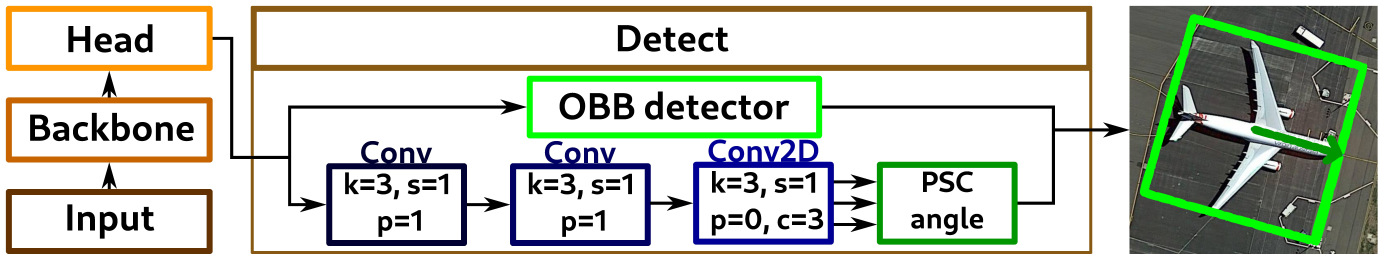
#> input picture assets/arch_horz_simplified3_withimage.jpg, 11102 x 2079 px (shown at 1/8 size)
$ python -i utils.py   (imports and definitions only)
#> lines starting #> are read from the running program, lines starting #| are printed output that depends on the picture; after the words box and inside, x2 and y2 are one past the last pixel; in counts of white or black regions, pixels touching at a corner belong together
#> further down, picture is the input picture: shape (2079, 11102, 3); mean B, G, R 187.1, 199.2, 194.3
"""
This file contains many useful function. They are either used multiple times, or general enough to be written here.
The purpose is that if a function is used in multiple places, it does not have to be implemented in each script separately, but only once here.
Furthermore, if a bug is found in the function, it has to be corrected only once, and not at each occurence.
In a few cases, function repeat over various scripts, this usually means, that each one of them has a minor but unique differences,
 and it is a TODO to create a general version, that works for each script.
Some function, and their features might not be fully tested.
"""

import numpy as np
import math
import cv2
from skimage.exposure import match_histograms
import random


# [75 lines left out: functions augment_ellipse, get_ellipse_params, get_ellipse_params_mask, list_points, not called in this run]

def get_green_mask(img):
    '''
    Get the mask of green pixels
    '''
    Lab = cv2.cvtColor(img, cv2.COLOR_BGR2LAB)
#> Lab: shape (2079, 11102, 3); mean of channels 0, 1, 2 201, 126.9, 133.2
    a_channel = Lab[:,:,1]
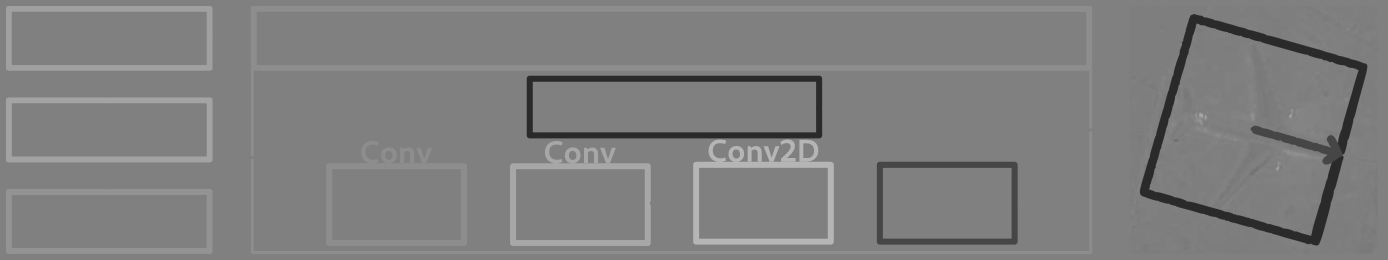
#> a_channel: shape (2079, 11102) (shown at 1/8 size); min 42, max 187, mean 126.9
    green_mask = cv2.threshold(a_channel,127,255,cv2.THRESH_BINARY_INV+cv2.THRESH_OTSU)[1]
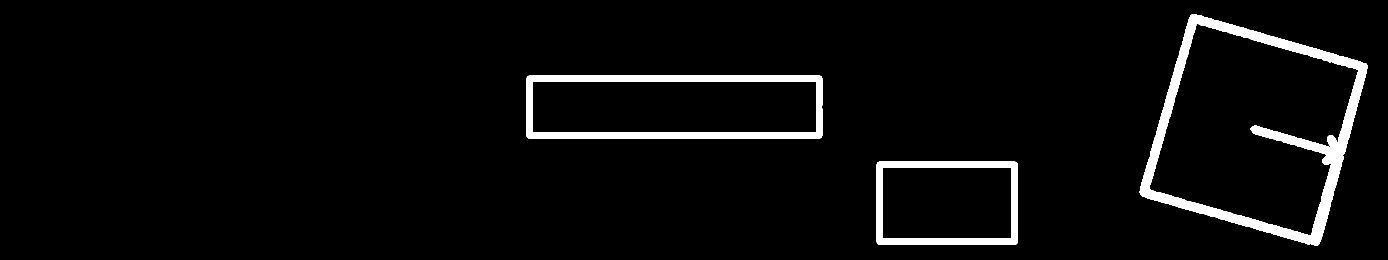
#> green_mask: shape (2079, 11102) (shown at 1/8 size); 3.9% white; 3 white regions, box (x1, y1, x2, y2) and area: (9119, 113, 10938, 1965) 461153, (4214, 606, 6577, 1107) 265237, (7015, 1294, 8141, 1957) 163017
    green_mask[get_mask(img) == 0] = 0
    return green_mask

# [8 lines left out: function get_green, not called in this run]

def get_mask(img):
    '''
    Get the mask of almost black or almost white pixels
    '''
    lower_range = np.array([235, 235, 235])
    upper_range = np.array([256, 256, 256])
    maskwhite = cv2.inRange(img, lower_range, upper_range)
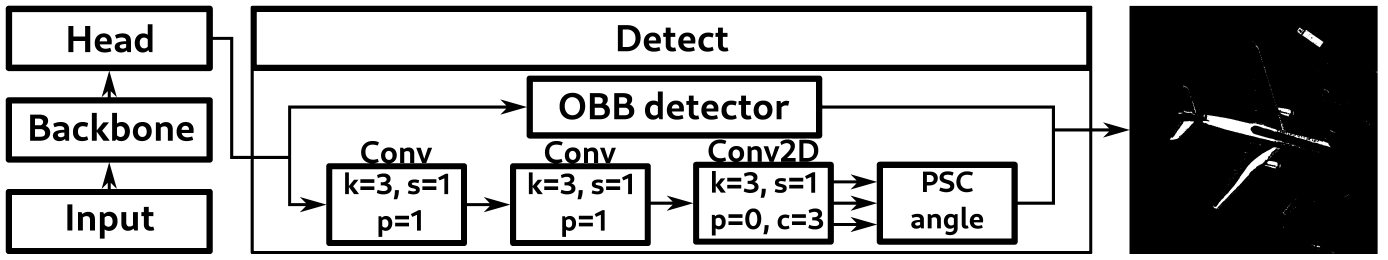
#> maskwhite: shape (2079, 11102) (shown at 1/8 size); 67.2% white; 158 black regions (64 under 20 px), largest, box (x1, y1, x2, y2) and area: (45, 45, 11021, 2033) 6743015, (4914, 745, 5074, 954) 22081, (4719, 745, 4879, 954) 22080
    # set all other areas to zero except where mask area
    ## masking black
    lower_range = np.array([0, 0, 0])
    upper_range = np.array([20, 20, 20])
    maskblack = cv2.inRange(img, lower_range, upper_range)
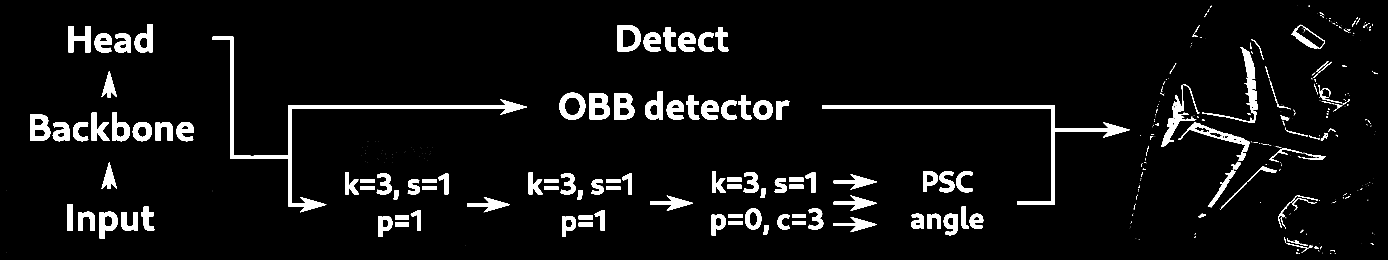
#> maskblack: shape (2079, 11102) (shown at 1/8 size); 5.4% white; 578 white regions (295 under 20 px), largest, box (x1, y1, x2, y2) and area: (1702, 295, 4213, 1698) 122970, (6577, 844, 9036, 1638) 93011, (9617, 376, 10060, 982) 31635
    # set all other areas to zero except where mask area
    mask = np.ones((img.shape[0],img.shape[1])).astype(np.uint8)*255
    mask[maskblack != 0] = 0
    mask[maskwhite != 0] = 0

    return mask

# [640 lines left out: functions delete_edges, blur_edge, filter_bw, hm_match, hm_match_cs, get_distance and 11 more, not called in this run]

>>> import cv2
>>> picture = cv2.imread('../assets/arch_horz_simplified3_withimage.jpg')
>>> result = get_green_mask(picture)
